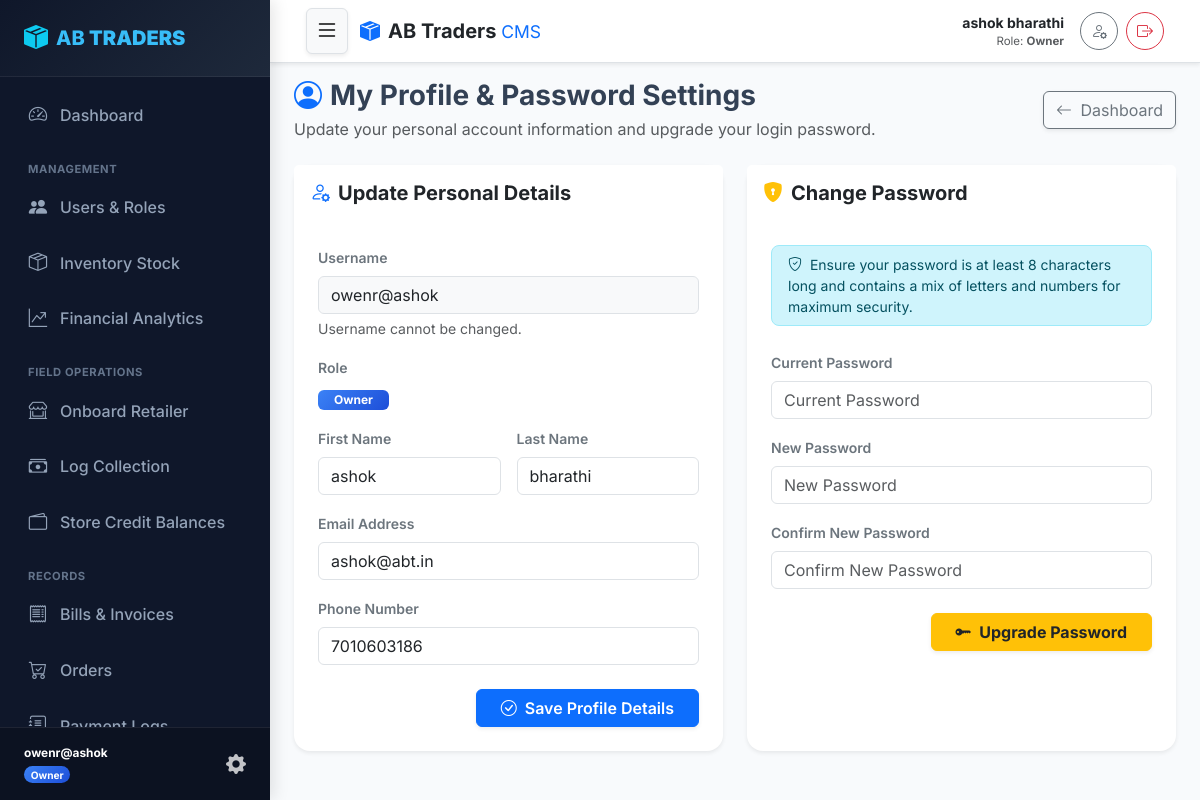
Page /profile/ (signed in) on the committed database.
### core/models.py (models this page shows, shortened)
class User(AbstractUser):
    class Role(models.TextChoices):
        SUPERUSER = 'SUPERUSER', 'SuperUser'
        OWNER = 'OWNER', 'Owner'
        STAFF = 'STAFF', 'Staff'
        RETAILER = 'RETAILER', 'Retailer'
    role = models.CharField(max_length=20, choices=Role.choices, default=Role.RETAILER)
    phone_number = models.CharField(max_length=15, unique=True, blank=True, null=True)
    is_locked = models.BooleanField(default=False, help_text="Locked users cannot log in.")
    def is_superuser_role(self):
        return self.role == self.Role.SUPERUSER or self.is_superuser
    def is_owner_role(self):
        return self.role == self.Role.OWNER
    @property
    def display_name(self):
        full_name = self.get_full_name().strip()
        return full_name if full_name else self.username

### core/views.py (the view)
# urls.py: path('profile/', views.profile_view, name='profile'),
@login_required
def profile_view(request):
    user = request.user
    retailer_profile = getattr(user, 'retailer_profile', None)
    if request.method == 'POST':
        action = request.POST.get('action')
        if action == 'update_profile':
            profile_form = UserProfileUpdateForm(request.POST, instance=user)
            retailer_form = RetailerProfileUpdateForm(request.POST, instance=retailer_profile) if retailer_profile else None
            password_form = SelfPasswordChangeForm(user=user)
            if profile_form.is_valid() and (not retailer_form or retailer_form.is_valid()):
                profile_form.save()
                if retailer_form:
                    retailer_form.save()
                messages.success(request, "Your profile details have been updated successfully!")
                return redirect('profile')
            else:
                messages.error(request, "Please correct the errors in the profile form.")
        elif action == 'change_password':
            profile_form = UserProfileUpdateForm(instance=user)
            retailer_form = RetailerProfileUpdateForm(instance=retailer_profile) if retailer_profile else None
            password_form = SelfPasswordChangeForm(user=user, data=request.POST)
            if password_form.is_valid():
                new_pass = password_form.cleaned_data['new_password']
                user.set_password(new_pass)
                user.save()
                update_session_auth_hash(request, user)
                messages.success(request, "Your password has been changed successfully!")
                return redirect('profile')
            else:
                messages.error(request, "Please correct the errors in the password change form.")
    else:
        profile_form = UserProfileUpdateForm(instance=user)
        retailer_form = RetailerProfileUpdateForm(instance=retailer_profile) if retailer_profile else None
        password_form = SelfPasswordChangeForm(user=user)
    context = {
        'profile_form': profile_form,
        'retailer_form': retailer_form,
        'password_form': password_form,
        'retailer_profile': retailer_profile,
    }
    return render(request, 'profile.html', context)

### core/templates/profile.html (shortened to what this page needs)
{% extends 'base.html' %}
{% block content %}
<div class="d-flex justify-content-between align-items-center mb-4">
    <div>
        <h3 class="fw-bold mb-1"><i class="bi bi-person-circle text-primary me-2"></i>My Profile & Password Settings</h3>
        <p class="text-muted mb-0">Update your personal account information and upgrade your login password.</p>
    </div>
    <div>
        <a href="{% url 'dashboard' %}" class="btn btn-outline-secondary shadow-sm"><i class="bi bi-arrow-left me-1"></i> Dashboard</a>
    </div>
</div>
<div class="row g-4">
    <div class="col-lg-6">
        <div class="card shadow-sm border-0 rounded-4 h-100">
            <div class="card-header bg-white py-3 border-0">
                <h5 class="fw-bold mb-0 text-dark"><i class="bi bi-person-gear text-primary me-2"></i>Update Personal Details</h5>
            </div>
            <div class="card-body p-4">
                <form method="post">
                    <div class="mb-3">
                        <label class="form-label text-secondary small fw-semibold">Username</label>
                        <input type="text" class="form-control bg-light" value="{{ user.username }}" disabled readonly>
                        <div class="form-text text-muted small">Username cannot be changed.</div>
                    </div>
                    <div class="mb-3">
                        <label class="form-label text-secondary small fw-semibold">Role</label>
                        <div>
                            <span class="badge
                                {% if user.is_superuser_role %}badge-superuser
                                {% elif user.is_owner_role %}badge-owner
                                {% elif user.is_staff_role %}badge-staff
                                {% else %}badge-retailer{% endif %} px-3 py-1">
                                {{ user.get_role_display }}
                            </span>
                        </div>
                    </div>
                    <div class="row g-3 mb-3">
                        <div class="col-md-6">
                            <label for="id_first_name" class="form-label text-secondary small fw-semibold">First Name</label>
                            {{ profile_form.first_name }}
                        </div>
                        <div class="col-md-6">
                            <label for="id_last_name" class="form-label text-secondary small fw-semibold">Last Name</label>
                            {{ profile_form.last_name }}
                        </div>
                    </div>
                    <div class="mb-3">
                        <label for="id_email" class="form-label text-secondary small fw-semibold">Email Address</label>
                        {{ profile_form.email }}
                    </div>
                    <div class="mb-3">
                        <label for="id_phone_number" class="form-label text-secondary small fw-semibold">Phone Number</label>
                        {{ profile_form.phone_number }}
                    </div>
                    <div class="d-flex justify-content-end mt-4">
                        <button type="submit" class="btn btn-primary fw-semibold px-4 shadow-sm">
                            <i class="bi bi-check-circle me-1"></i> Save Profile Details
                        </button>
                    </div>
                </form>
            </div>
        </div>
    </div>
    <div class="col-lg-6">
        <div class="card shadow-sm border-0 rounded-4 h-100">
            <div class="card-header bg-white py-3 border-0">
                <h5 class="fw-bold mb-0 text-dark"><i class="bi bi-shield-lock-fill text-warning me-2"></i>Change Password</h5>
            </div>
            <div class="card-body p-4">
                <div class="alert alert-info py-2 px-3 small rounded-3 mb-4">
                    <i class="bi bi-shield-check me-1"></i> Ensure your password is at least 8 characters long and contains a mix of letters and numbers for maximum security.
                </div>
                <form method="post">
                    {% for field in password_form %}
                        <div class="mb-3">
                            <label for="{{ field.id_for_label }}" class="form-label text-secondary small fw-semibold">
                                {{ field.label }}
                            </label>
                            {{ field }}
                        </div>
                    {% endfor %}
                    <div class="d-flex justify-content-end mt-4">
                        <button type="submit" class="btn btn-warning text-dark fw-bold px-4 shadow-sm">
                            <i class="bi bi-key-fill me-1"></i> Upgrade Password
                        </button>
                    </div>
                </form>
            </div>
        </div>
    </div>
</div>
{% endblock %}

### core/templates/base.html (shortened to what this page needs)
{% load static %}
<!DOCTYPE html>
<html lang="en">
<head>
    <link href="https://cdn.jsdelivr.net/npm/bootstrap@5.3.2/dist/css/bootstrap.min.css" rel="stylesheet">
    <link rel="stylesheet" href="https://cdn.jsdelivr.net/npm/bootstrap-icons@1.11.2/font/bootstrap-icons.min.css">
    <link rel="stylesheet" href="{% static 'css/styles.css' %}">
</head>
<body>
    <div id="wrapper">
        {% if user.is_authenticated %}
        <aside id="sidebar-wrapper" class="sidebar-sticky">
            <div class="sidebar-heading d-flex align-items-center justify-content-between">
                <a href="{% url 'dashboard' %}" class="text-white text-decoration-none d-flex align-items-center">
                    <i class="bi bi-box-seam-fill me-2 text-info fs-4"></i>
                    <span>AB <strong>TRADERS</strong></span>
                </a>
            </div>
            <div class="list-group list-group-sidebar">
                <a href="{% url 'dashboard' %}" class="sidebar-link {% if request.resolver_match.url_name == 'dashboard' %}active{% endif %}">
                    <i class="bi bi-speedometer2"></i> Dashboard
                </a>
                {% if user.is_superuser_role or user.is_owner_role %}
                <div class="sidebar-section-title">Management</div>
                <a href="{% url 'user_list' %}" class="sidebar-link {% if 'user' in request.resolver_match.url_name %}active{% endif %}">
                    <i class="bi bi-people-fill"></i> Users & Roles
                </a>
                <a href="{% url 'inventory_list' %}" class="sidebar-link {% if 'inventory' in request.resolver_match.url_name or 'item' in request.resolver_match.url_name %}active{% endif %}">
                    <i class="bi bi-box-seam"></i> Inventory Stock
                </a>
                <a href="{% url 'owner_analytics' %}" class="sidebar-link {% if request.resolver_match.url_name == 'owner_analytics' %}active{% endif %}">
                    <i class="bi bi-graph-up-arrow"></i> Financial Analytics
                </a>
                {% endif %}
                {% if user.is_superuser_role or user.is_owner_role or user.is_staff_role %}
                <div class="sidebar-section-title">Field Operations</div>
                <a href="{% url 'onboard_retailer' %}" class="sidebar-link {% if request.resolver_match.url_name == 'onboard_retailer' %}active{% endif %}">
                    <i class="bi bi-shop-window"></i> Onboard Retailer
                </a>
                <a href="{% url 'log_collection' %}" class="sidebar-link {% if request.resolver_match.url_name == 'log_collection' %}active{% endif %}">
                    <i class="bi bi-cash-stack"></i> Log Collection
                </a>
                <a href="{% url 'credit_balances' %}" class="sidebar-link {% if request.resolver_match.url_name == 'credit_balances' %}active{% endif %}">
                    <i class="bi bi-wallet2"></i> Store Credit Balances
                </a>
                {% endif %}
                <div class="sidebar-section-title">Records</div>
                <a href="{% url 'bill_list' %}" class="sidebar-link {% if 'bill' in request.resolver_match.url_name %}active{% endif %}">
                    <i class="bi bi-receipt"></i> Bills & Invoices
                </a>
                <a href="{% url 'order_list' %}" class="sidebar-link {% if 'order' in request.resolver_match.url_name %}active{% endif %}">
                    <i class="bi bi-cart-check"></i> Orders
                </a>
                <a href="{% url 'collections_list' %}" class="sidebar-link {% if request.resolver_match.url_name == 'collections_list' %}active{% endif %}">
                    <i class="bi bi-journal-text"></i> Payment Logs
                </a>
            </div>
            <div class="sidebar-footer">
                <div class="d-flex align-items-center justify-content-between">
                    <div>
                        <div class="fw-bold text-white small text-truncate" style="max-width: 150px;">{{ user.username }}</div>
                        <span class="badge
                            {% if user.is_superuser_role %}badge-superuser
                            {% elif user.is_owner_role %}badge-owner
                            {% elif user.is_staff_role %}badge-staff
                            {% else %}badge-retailer{% endif %} rounded-pill mt-1">
                            {{ user.get_role_display }}
                        </span>
                    </div>
                    <a href="{% url 'profile' %}" class="text-white opacity-75 hover-opacity-100" title="My Profile"><i class="bi bi-gear-fill fs-5"></i></a>
                </div>
            </div>
        </aside>
        {% endif %}
        <div id="page-content-wrapper">
            {% if user.is_authenticated %}
            <nav class="navbar top-navbar sticky-top bg-white border-bottom shadow-sm py-2">
                <div class="container-fluid px-3 d-flex align-items-center justify-content-between flex-nowrap">
                    <div class="d-flex align-items-center gap-2">
                        <button type="button" class="btn btn-light me-1 shadow-sm border p-1 px-2" id="sidebarToggle" onclick="toggleSidebarMenu(event)" title="Toggle Navigation Menu">
                            <i class="bi bi-list fs-4"></i>
                        </button>
                        <a class="navbar-brand fw-extrabold text-dark d-flex align-items-center mb-0 me-0 me-md-3" href="{% url 'dashboard' %}">
                            <i class="bi bi-box-seam-fill me-2 text-primary"></i>
                            <span class="fw-bold fs-5 d-none d-sm-inline">AB Traders <span class="text-primary fw-normal small">CMS</span></span>
                        </a>
                    </div>
                    <div class="d-flex align-items-center gap-2">
                        <div class="text-end me-1 me-md-2 d-none d-sm-block">
                            <div class="fw-bold text-dark small text-truncate" style="max-width: 150px;">{{ user.display_name }}</div>
                            <div class="text-muted" style="font-size: 0.72rem;">Role: <strong>{{ user.get_role_display }}</strong></div>
                        </div>
                        <a href="{% url 'profile' %}" class="btn btn-outline-secondary btn-sm rounded-circle p-0 d-flex align-items-center justify-content-center" style="width: 38px; height: 38px;" title="My Profile">
                            <i class="bi bi-person-gear fs-6"></i>
                        </a>
                        <a href="{% url 'logout' %}" class="btn btn-outline-danger btn-sm rounded-circle p-0 d-flex align-items-center justify-content-center" style="width: 38px; height: 38px;" title="Logout">
                            <i class="bi bi-box-arrow-right fs-6"></i>
                        </a>
                    </div>
                </div>
            </nav>
            {% endif %}
            <div class="container-fluid px-3 px-md-4 pt-3">
                {% block content %}{% endblock %}
            </div>
        </div>
    </div>
</body>
</html>

### rows in the picture
User: username "owenr@ashok", role "Owner", display_name "ashok bharathi", first_name "ashok", last_name "bharathi", email "ashok@abt.in", phone_number "7010603186"

### other values in the picture
{{ field.label }} "Current Password" "New Password" "Confirm New Password"
